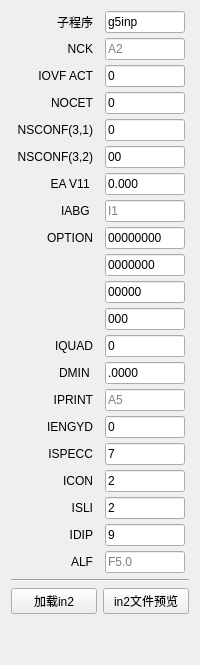
          <widget class="QWidget" name="tab_2">
           <attribute name="title">
            <string>in2编辑</string>
           </attribute>
           <layout class="QVBoxLayout" name="verticalLayout_7">
            <item>
             <layout class="QGridLayout" name="gridLayout_3">
              <property name="horizontalSpacing">
               <number>10</number>
              </property>
              <property name="verticalSpacing">
               <number>5</number>
              </property>
              <item row="0" column="0">
               <widget class="QLabel" name="in2_text_1">
                <property name="minimumSize">
                 <size>
                  <width>80</width>
                  <height>0</height>
                 </size>
                </property>
                <property name="maximumSize">
                 <size>
                  <width>80</width>
                  <height>16777215</height>
                 </size>
                </property>
                <property name="text">
                 <string>子程序</string>
                </property>
                <property name="alignment">
                 <set>Qt::AlignRight|Qt::AlignTrailing|Qt::AlignVCenter</set>
                </property>
               </widget>
              </item>
              <item row="0" column="1">
               <widget class="QLineEdit" name="in2_1">
                <property name="minimumSize">
                 <size>
                  <width>80</width>
                  <height>0</height>
                 </size>
                </property>
                <property name="maximumSize">
                 <size>
                  <width>80</width>
                  <height>30</height>
                 </size>
                </property>
                <property name="text">
                 <string>g5inp</string>
                </property>
                <property name="alignment">
                 <set>Qt::AlignLeading|Qt::AlignLeft|Qt::AlignVCenter</set>
                </property>
                <property name="placeholderText">
                 <string>A3,2X</string>
                </property>
               </widget>
              </item>
              <item row="1" column="0">
               <widget class="QLabel" name="in2_text_2">
                <property name="minimumSize">
                 <size>
                  <width>80</width>
                  <height>0</height>
                 </size>
                </property>
                <property name="maximumSize">
                 <size>
                  <width>80</width>
                  <height>16777215</height>
                 </size>
                </property>
                <property name="text">
                 <string>NCK</string>
                </property>
                <property name="alignment">
                 <set>Qt::AlignRight|Qt::AlignTrailing|Qt::AlignVCenter</set>
                </property>
               </widget>
              </item>
              <item row="1" column="1">
               <widget class="QLineEdit" name="in2_2">
                <property name="minimumSize">
                 <size>
                  <width>80</width>
                  <height>0</height>
                 </size>
                </property>
                <property name="maximumSize">
                 <size>
                  <width>80</width>
                  <height>30</height>
                 </size>
                </property>
                <property name="alignment">
                 <set>Qt::AlignLeading|Qt::AlignLeft|Qt::AlignVCenter</set>
                </property>
                <property name="placeholderText">
                 <string>A2</string>
                </property>
               </widget>
              </item>
              <item row="2" column="0">
               <widget class="QLabel" name="in2_text_3">
                <property name="minimumSize">
                 <size>
                  <width>80</width>
                  <height>0</height>
                 </size>
                </property>
                <property name="maximumSize">
                 <size>
                  <width>80</width>
                  <height>16777215</height>
                 </size>
                </property>
                <property name="text">
                 <string>IOVF ACT</string>
                </property>
                <property name="alignment">
                 <set>Qt::AlignRight|Qt::AlignTrailing|Qt::AlignVCenter</set>
                </property>
               </widget>
              </item>
              <item row="2" column="1">
               <widget class="QLineEdit" name="in2_3">
                <property name="minimumSize">
                 <size>
                  <width>80</width>
                  <height>0</height>
                 </size>
                </property>
                <property name="maximumSize">
                 <size>
                  <width>80</width>
                  <height>30</height>
                 </size>
                </property>
                <property name="text">
                 <string>0</string>
                </property>
                <property name="alignment">
                 <set>Qt::AlignLeading|Qt::AlignLeft|Qt::AlignVCenter</set>
                </property>
                <property name="placeholderText">
                 <string>I1</string>
                </property>
               </widget>
              </item>
              <item row="3" column="0">
               <widget class="QLabel" name="in2_text_4">
                <property name="minimumSize">
                 <size>
                  <width>80</width>
                  <height>0</height>
                 </size>
                </property>
                <property name="maximumSize">
                 <size>
                  <width>80</width>
                  <height>16777215</height>
                 </size>
                </property>
                <property name="text">
                 <string>NOCET</string>
                </property>
                <property name="alignment">
                 <set>Qt::AlignRight|Qt::AlignTrailing|Qt::AlignVCenter</set>
                </property>
               </widget>
              </item>
              <item row="3" column="1">
               <widget class="QLineEdit" name="in2_4">
                <property name="minimumSize">
                 <size>
                  <width>80</width>
                  <height>0</height>
                 </size>
                </property>
                <property name="maximumSize">
                 <size>
                  <width>80</width>
                  <height>30</height>
                 </size>
                </property>
                <property name="text">
                 <string>0</string>
                </property>
                <property name="alignment">
                 <set>Qt::AlignLeading|Qt::AlignLeft|Qt::AlignVCenter</set>
                </property>
                <property name="placeholderText">
                 <string>I2</string>
                </property>
               </widget>
              </item>
              <item row="4" column="0">
               <widget class="QLabel" name="in2_text_5">
                <property name="minimumSize">
                 <size>
                  <width>80</width>
                  <height>0</height>
                 </size>
                </property>
                <property name="maximumSize">
                 <size>
                  <width>80</width>
                  <height>16777215</height>
                 </size>
                </property>
                <property name="text">
                 <string>NSCONF(3,1)</string>
                </property>
                <property name="alignment">
                 <set>Qt::AlignRight|Qt::AlignTrailing|Qt::AlignVCenter</set>
                </property>
               </widget>
              </item>
              <item row="4" column="1">
               <widget class="QLineEdit" name="in2_5">
                <property name="minimumSize">
                 <size>
                  <width>80</width>
                  <height>0</height>
                 </size>
                </property>
                <property name="maximumSize">
                 <size>
                  <width>80</width>
                  <height>30</height>
                 </size>
                </property>
                <property name="text">
                 <string>0</string>
                </property>
                <property name="alignment">
                 <set>Qt::AlignLeading|Qt::AlignLeft|Qt::AlignVCenter</set>
                </property>
                <property name="placeholderText">
                 <string>I1</string>
                </property>
               </widget>
              </item>
              <item row="5" column="0">
               <widget class="QLabel" name="in2_text_6">
                <property name="minimumSize">
                 <size>
                  <width>80</width>
                  <height>0</height>
                 </size>
                </property>
                <property name="maximumSize">
                 <size>
                  <width>80</width>
                  <height>16777215</height>
                 </size>
                </property>
                <property name="text">
                 <string>NSCONF(3,2)</string>
                </property>
                <property name="alignment">
                 <set>Qt::AlignRight|Qt::AlignTrailing|Qt::AlignVCenter</set>
                </property>
               </widget>
              </item>
              <item row="5" column="1">
               <widget class="QLineEdit" name="in2_6">
                <property name="minimumSize">
                 <size>
                  <width>80</width>
                  <height>0</height>
                 </size>
                </property>
                <property name="maximumSize">
                 <size>
                  <width>80</width>
                  <height>30</height>
                 </size>
                </property>
                <property name="text">
                 <string>00</string>
                </property>
                <property name="alignment">
                 <set>Qt::AlignLeading|Qt::AlignLeft|Qt::AlignVCenter</set>
                </property>
                <property name="placeholderText">
                 <string>I2</string>
                </property>
               </widget>
              </item>
              <item row="6" column="0">
               <widget class="QLabel" name="in2_text_7">
                <property name="minimumSize">
                 <size>
                  <width>80</width>
                  <height>0</height>
                 </size>
                </property>
                <property name="maximumSize">
                 <size>
                  <width>80</width>
                  <height>16777215</height>
                 </size>
                </property>
                <property name="text">
                 <string>EA V11 </string>
                </property>
                <property name="alignment">
                 <set>Qt::AlignRight|Qt::AlignTrailing|Qt::AlignVCenter</set>
                </property>
               </widget>
              </item>
              <item row="6" column="1">
               <widget class="QLineEdit" name="in2_7">
                <property name="minimumSize">
                 <size>
                  <width>80</width>
                  <height>0</height>
                 </size>
                </property>
                <property name="maximumSize">
                 <size>
                  <width>80</width>
                  <height>30</height>
                 </size>
                </property>
                <property name="text">
                 <string>0.000</string>
                </property>
                <property name="alignment">
                 <set>Qt::AlignLeading|Qt::AlignLeft|Qt::AlignVCenter</set>
                </property>
                <property name="placeholderText">
                 <string>F7.4</string>
                </property>
               </widget>
              </item>
              <item row="7" column="0">
               <widget class="QLabel" name="in2_text_8">
                <property name="minimumSize">
                 <size>
                  <width>80</width>
                  <height>0</height>
                 </size>
                </property>
                <property name="maximumSize">
                 <size>
                  <width>80</width>
                  <height>16777215</height>
                 </size>
                </property>
                <property name="text">
                 <string>IABG </string>
                </property>
                <property name="alignment">
                 <set>Qt::AlignRight|Qt::AlignTrailing|Qt::AlignVCenter</set>
                </property>
               </widget>
              </item>
              <item row="7" column="1">
               <widget class="QLineEdit" name="in2_8">
                <property name="minimumSize">
                 <size>
                  <width>80</width>
                  <height>0</height>
                 </size>
                </property>
                <property name="maximumSize">
                 <size>
                  <width>80</width>
                  <height>30</height>
                 </size>
                </property>
                <property name="alignment">
                 <set>Qt::AlignLeading|Qt::AlignLeft|Qt::AlignVCenter</set>
                </property>
                <property name="placeholderText">
                 <string>I1</string>
                </property>
               </widget>
              </item>
              <item row="8" column="0">
               <widget class="QLabel" name="in2_text_9">
                <property name="minimumSize">
                 <size>
                  <width>80</width>
                  <height>0</height>
                 </size>
                </property>
                <property name="maximumSize">
                 <size>
                  <width>80</width>
                  <height>16777215</height>
                 </size>
                </property>
                <property name="text">
                 <string>OPTION</string>
                </property>
                <property name="alignment">
                 <set>Qt::AlignRight|Qt::AlignTrailing|Qt::AlignVCenter</set>
                </property>
               </widget>
              </item>
              <item row="8" column="1">
               <widget class="QLineEdit" name="in2_9_a">
                <property name="minimumSize">
                 <size>
                  <width>80</width>
                  <height>0</height>
                 </size>
                </property>
                <property name="maximumSize">
                 <size>
                  <width>80</width>
                  <height>30</height>
                 </size>
                </property>
                <property name="text">
                 <string>00000000</string>
                </property>
                <property name="alignment">
                 <set>Qt::AlignLeading|Qt::AlignLeft|Qt::AlignVCenter</set>
                </property>
                <property name="placeholderText">
                 <string>A8</string>
                </property>
               </widget>
              </item>
              <item row="9" column="1">
               <widget class="QLineEdit" name="in2_9_b">
                <property name="minimumSize">
                 <size>
                  <width>80</width>
                  <height>0</height>
                 </size>
                </property>
                <property name="maximumSize">
                 <size>
                  <width>80</width>
                  <height>30</height>
                 </size>
                </property>
                <property name="text">
                 <string>0000000</string>
                </property>
                <property name="alignment">
                 <set>Qt::AlignLeading|Qt::AlignLeft|Qt::AlignVCenter</set>
                </property>
                <property name="placeholderText">
                 <string>A8</string>
                </property>
               </widget>
              </item>
              <item row="10" column="1">
               <widget class="QLineEdit" name="in2_9_c">
                <property name="minimumSize">
                 <size>
                  <width>80</width>
                  <height>0</height>
                 </size>
                </property>
                <property name="maximumSize">
                 <size>
                  <width>80</width>
                  <height>30</height>
                 </size>
                </property>
                <property name="text">
                 <string>00000</string>
                </property>
                <property name="alignment">
                 <set>Qt::AlignLeading|Qt::AlignLeft|Qt::AlignVCenter</set>
                </property>
                <property name="placeholderText">
                 <string>A8</string>
                </property>
               </widget>
              </item>
              <item row="11" column="1">
               <widget class="QLineEdit" name="in2_9_d">
                <property name="minimumSize">
                 <size>
                  <width>80</width>
                  <height>0</height>
                 </size>
                </property>
                <property name="maximumSize">
                 <size>
                  <width>80</width>
                  <height>30</height>
                 </size>
                </property>
                <property name="text">
                 <string>000</string>
                </property>
                <property name="alignment">
                 <set>Qt::AlignLeading|Qt::AlignLeft|Qt::AlignVCenter</set>
                </property>
                <property name="placeholderText">
                 <string>A4</string>
                </property>
               </widget>
              </item>
              <item row="12" column="0">
               <widget class="QLabel" name="in2_text_10">
                <property name="minimumSize">
                 <size>
                  <width>80</width>
                  <height>0</height>
                 </size>
                </property>
                <property name="maximumSize">
                 <size>
                  <width>80</width>
                  <height>16777215</height>
                 </size>
                </property>
                <property name="text">
                 <string>IQUAD</string>
                </property>
                <property name="alignment">
                 <set>Qt::AlignRight|Qt::AlignTrailing|Qt::AlignVCenter</set>
                </property>
               </widget>
              </item>
              <item row="12" column="1">
               <widget class="QLineEdit" name="in2_10">
                <property name="minimumSize">
                 <size>
                  <width>80</width>
                  <height>0</height>
                 </size>
                </property>
                <property name="maximumSize">
                 <size>
                  <width>80</width>
                  <height>30</height>
                 </size>
                </property>
                <property name="text">
                 <string>0</string>
                </property>
                <property name="alignment">
                 <set>Qt::AlignLeading|Qt::AlignLeft|Qt::AlignVCenter</set>
                </property>
                <property name="placeholderText">
                 <string>I1</string>
                </property>
               </widget>
              </item>
              <item row="13" column="0">
               <widget class="QLabel" name="in2_text_12">
                <property name="minimumSize">
                 <size>
                  <width>80</width>
                  <height>0</height>
                 </size>
                </property>
                <property name="maximumSize">
                 <size>
                  <width>80</width>
                  <height>16777215</height>
                 </size>
                </property>
                <property name="text">
                 <string>DMIN </string>
                </property>
                <property name="alignment">
                 <set>Qt::AlignRight|Qt::AlignTrailing|Qt::AlignVCenter</set>
                </property>
               </widget>
              </item>
              <item row="13" column="1">
               <widget class="QLineEdit" name="in2_12">
                <property name="minimumSize">
                 <size>
                  <width>80</width>
                  <height>0</height>
                 </size>
                </property>
                <property name="maximumSize">
                 <size>
                  <width>80</width>
                  <height>30</height>
                 </size>
                </property>
                <property name="text">
                 <string>.0000</string>
                </property>
                <property name="alignment">
                 <set>Qt::AlignLeading|Qt::AlignLeft|Qt::AlignVCenter</set>
                </property>
                <property name="placeholderText">
                 <string>A5</string>
                </property>
               </widget>
              </item>
              <item row="14" column="0">
               <widget class="QLabel" name="in2_text_13">
                <property name="minimumSize">
                 <size>
                  <width>80</width>
                  <height>0</height>
                 </size>
                </property>
                <property name="maximumSize">
                 <size>
                  <width>80</width>
                  <height>16777215</height>
                 </size>
                </property>
                <property name="text">
                 <string>IPRINT</string>
                </property>
                <property name="alignment">
                 <set>Qt::AlignRight|Qt::AlignTrailing|Qt::AlignVCenter</set>
                </property>
               </widget>
              </item>
              <item row="14" column="1">
               <widget class="QLineEdit" name="in2_13">
                <property name="minimumSize">
                 <size>
                  <width>80</width>
                  <height>0</height>
                 </size>
                </property>
                <property name="maximumSize">
                 <size>
                  <width>80</width>
                  <height>30</height>
                 </size>
                </property>
                <property name="text">
                 <string/>
                </property>
                <property name="alignment">
                 <set>Qt::AlignLeading|Qt::AlignLeft|Qt::AlignVCenter</set>
                </property>
                <property name="placeholderText">
                 <string>A5</string>
                </property>
               </widget>
              </item>
              <item row="15" column="0">
               <widget class="QLabel" name="in2_text_14">
                <property name="minimumSize">
                 <size>
                  <width>80</width>
                  <height>0</height>
                 </size>
                </property>
                <property name="maximumSize">
                 <size>
                  <width>80</width>
                  <height>16777215</height>
                 </size>
                </property>
                <property name="text">
                 <string>IENGYD</string>
                </property>
                <property name="alignment">
                 <set>Qt::AlignRight|Qt::AlignTrailing|Qt::AlignVCenter</set>
                </property>
               </widget>
              </item>
              <item row="15" column="1">
               <widget class="QLineEdit" name="in2_14">
                <property name="minimumSize">
                 <size>
                  <width>80</width>
                  <height>0</height>
                 </size>
                </property>
                <property name="maximumSize">
                 <size>
                  <width>80</width>
                  <height>30</height>
                 </size>
                </property>
                <property name="text">
                 <string>0</string>
                </property>
                <property name="alignment">
                 <set>Qt::AlignLeading|Qt::AlignLeft|Qt::AlignVCenter</set>
                </property>
                <property name="placeholderText">
                 <string>A1</string>
                </property>
               </widget>
              </item>
              <item row="16" column="0">
               <widget class="QLabel" name="in2_text_15">
                <property name="minimumSize">
                 <size>
                  <width>80</width>
                  <height>0</height>
                 </size>
                </property>
                <property name="maximumSize">
                 <size>
                  <width>80</width>
                  <height>16777215</height>
                 </size>
                </property>
                <property name="text">
                 <string>ISPECC</string>
                </property>
                <property name="alignment">
                 <set>Qt::AlignRight|Qt::AlignTrailing|Qt::AlignVCenter</set>
                </property>
               </widget>
              </item>
              <item row="16" column="1">
               <widget class="QLineEdit" name="in2_15">
                <property name="minimumSize">
                 <size>
                  <width>80</width>
                  <height>0</height>
                 </size>
                </property>
                <property name="maximumSize">
                 <size>
                  <width>80</width>
                  <height>30</height>
                 </size>
                </property>
                <property name="text">
                 <string>7</string>
                </property>
                <property name="alignment">
                 <set>Qt::AlignLeading|Qt::AlignLeft|Qt::AlignVCenter</set>
                </property>
                <property name="placeholderText">
                 <string>A1</string>
                </property>
               </widget>
              </item>
              <item row="17" column="0">
               <widget class="QLabel" name="in2_text_16">
                <property name="minimumSize">
                 <size>
                  <width>80</width>
                  <height>0</height>
                 </size>
                </property>
                <property name="maximumSize">
                 <size>
                  <width>80</width>
                  <height>16777215</height>
                 </size>
                </property>
                <property name="text">
                 <string>ICON</string>
                </property>
                <property name="alignment">
                 <set>Qt::AlignRight|Qt::AlignTrailing|Qt::AlignVCenter</set>
                </property>
               </widget>
              </item>
              <item row="17" column="1">
               <widget class="QLineEdit" name="in2_16">
                <property name="minimumSize">
                 <size>
                  <width>80</width>
                  <height>0</height>
                 </size>
                </property>
                <property name="maximumSize">
                 <size>
                  <width>80</width>
                  <height>30</height>
                 </size>
                </property>
                <property name="text">
                 <string>2</string>
                </property>
                <property name="alignment">
                 <set>Qt::AlignLeading|Qt::AlignLeft|Qt::AlignVCenter</set>
                </property>
                <property name="placeholderText">
                 <string>I1</string>
                </property>
               </widget>
              </item>
              <item row="18" column="0">
               <widget class="QLabel" name="in2_text_17">
                <property name="minimumSize">
                 <size>
                  <width>80</width>
                  <height>0</height>
                 </size>
                </property>
                <property name="maximumSize">
                 <size>
                  <width>80</width>
                  <height>16777215</height>
                 </size>
                </property>
                <property name="text">
                 <string>ISLI</string>
                </property>
                <property name="alignment">
                 <set>Qt::AlignRight|Qt::AlignTrailing|Qt::AlignVCenter</set>
                </property>
               </widget>
              </item>
              <item row="18" column="1">
               <widget class="QLineEdit" name="in2_17">
                <property name="minimumSize">
                 <size>
                  <width>80</width>
                  <height>0</height>
                 </size>
                </property>
                <property name="maximumSize">
                 <size>
                  <width>80</width>
                  <height>30</height>
                 </size>
                </property>
                <property name="text">
                 <string>2</string>
                </property>
                <property name="alignment">
                 <set>Qt::AlignLeading|Qt::AlignLeft|Qt::AlignVCenter</set>
                </property>
                <property name="placeholderText">
                 <string>I1</string>
                </property>
               </widget>
              </item>
              <item row="19" column="0">
               <widget class="QLabel" name="in2_text_18">
                <property name="minimumSize">
                 <size>
                  <width>80</width>
                  <height>0</height>
                 </size>
                </property>
                <property name="maximumSize">
                 <size>
                  <width>80</width>
                  <height>16777215</height>
                 </size>
                </property>
                <property name="text">
                 <string>IDIP</string>
                </property>
                <property name="alignment">
                 <set>Qt::AlignRight|Qt::AlignTrailing|Qt::AlignVCenter</set>
                </property>
               </widget>
              </item>
              <item row="19" column="1">
               <widget class="QLineEdit" name="in2_18">
                <property name="minimumSize">
                 <size>
                  <width>80</width>
                  <height>0</height>
                 </size>
                </property>
                <property name="maximumSize">
                 <size>
                  <width>80</width>
                  <height>30</height>
                 </size>
                </property>
                <property name="text">
                 <string>9</string>
                </property>
                <property name="alignment">
                 <set>Qt::AlignLeading|Qt::AlignLeft|Qt::AlignVCenter</set>
                </property>
                <property name="placeholderText">
                 <string>I1</string>
                </property>
               </widget>
              </item>
              <item row="20" column="0">
               <widget class="QLabel" name="in2_text_19">
                <property name="minimumSize">
                 <size>
                  <width>80</width>
                  <height>0</height>
                 </size>
                </property>
                <property name="maximumSize">
                 <size>
                  <width>80</width>
                  <height>16777215</height>
                 </size>
                </property>
                <property name="text">
                 <string>ALF</string>
                </property>
                <property name="alignment">
                 <set>Qt::AlignRight|Qt::AlignTrailing|Qt::AlignVCenter</set>
                </property>
               </widget>
              </item>
              <item row="20" column="1">
               <widget class="QLineEdit" name="in2_19">
                <property name="minimumSize">
                 <size>
                  <width>80</width>
                  <height>0</height>
                 </size>
                </property>
                <property name="maximumSize">
                 <size>
                  <width>80</width>
                  <height>30</height>
                 </size>
                </property>
                <property name="alignment">
                 <set>Qt::AlignLeading|Qt::AlignLeft|Qt::AlignVCenter</set>
                </property>
                <property name="placeholderText">
                 <string>F5.0</string>
                </property>
               </widget>
              </item>
             </layout>
            </item>
            <item>
             <widget class="Line" name="line_6">
              <property name="orientation">
               <enum>Qt::Horizontal</enum>
              </property>
             </widget>
            </item>
            <item>
             <layout class="QHBoxLayout" name="horizontalLayout_12">
              <item>
               <widget class="QPushButton" name="load_in2">
                <property name="text">
                 <string>加载in2</string>
                </property>
               </widget>
              </item>
              <item>
               <widget class="QPushButton" name="preview_in2">
                <property name="text">
                 <string>in2文件预览</string>
                </property>
               </widget>
              </item>
             </layout>
            </item>
            <item>
             <spacer name="verticalSpacer_3">
              <property name="orientation">
               <enum>Qt::Vertical</enum>
              </property>
              <property name="sizeHint" stdset="0">
               <size>
                <width>20</width>
                <height>40</height>
               </size>
              </property>
             </spacer>
            </item>
           </layout>
          </widget>
